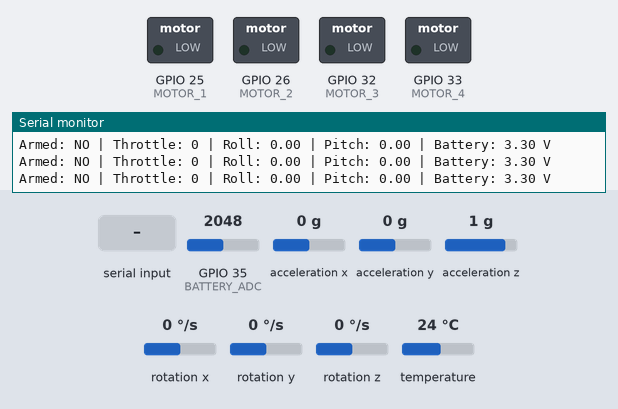
This sketch was run on a simulated ESP32. On the bench: switched loads named in the sketch (green lamp = pin HIGH), the last lines printed to the serial monitor. Inputs (shaded band) come from the test bench; at power-on: acceleration x 0 g, acceleration y 0 g, acceleration z 1 g, GPIO 35 (BATTERY_ADC) = 2048, rotation x 0 °/s, rotation y 0 °/s, rotation z 0 °/s, temperature 24 °C.

Above: at 2.2 s.
2.3 s: "a" received over Serial
3.8 s: "+" received over Serial
At 4.3 s:
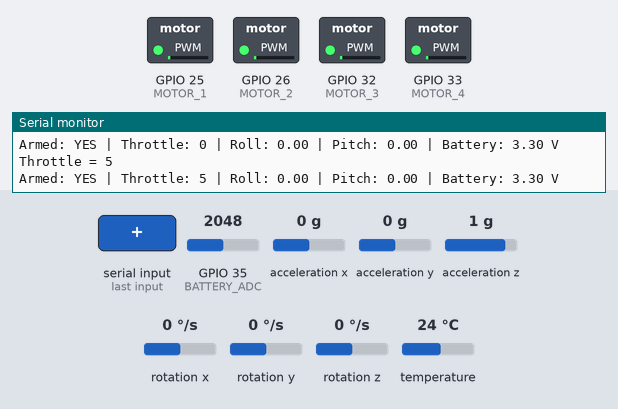
5.3 s: acceleration x set to 0.2 g
At 5.46 s:
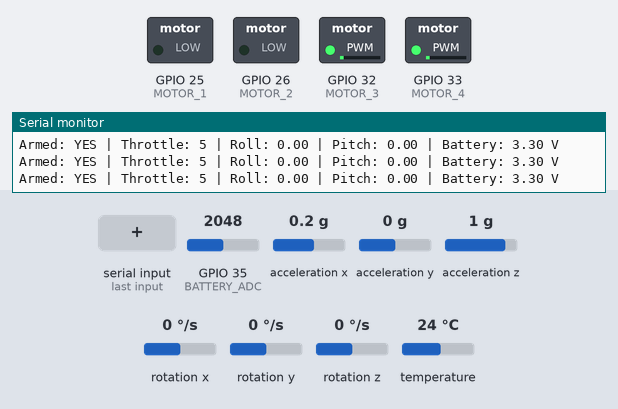
7.1 s: acceleration x set to -0.1 g
At 8.12 s:
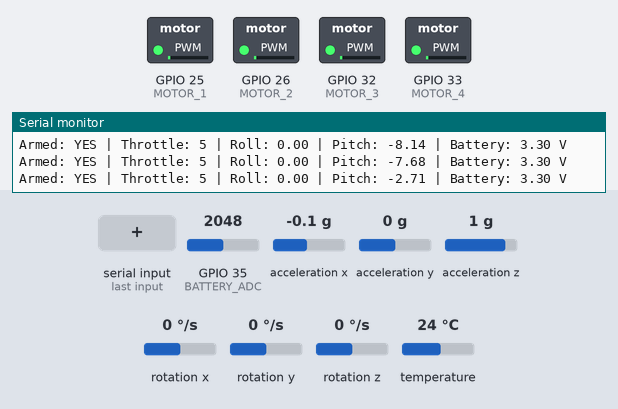
10.2 s: acceleration y set to -1.4 g
At 11.0 s:
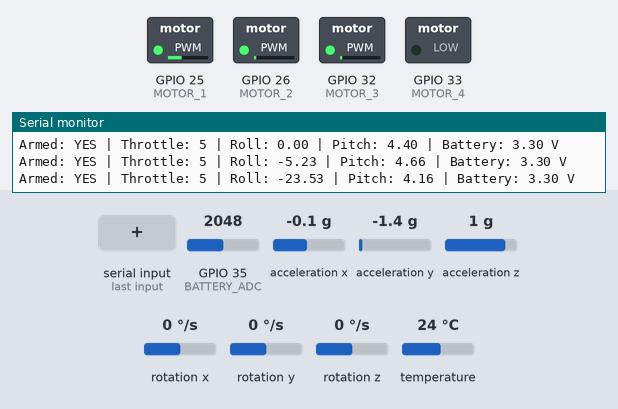
11.7 s: acceleration z set to -1.4 g
At 12.5 s:
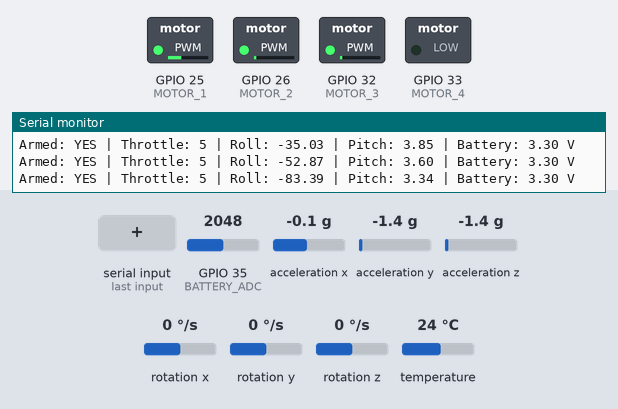
Timing chart, 0 to 15.8 s (numbered marks = the images above; inputs shaded):
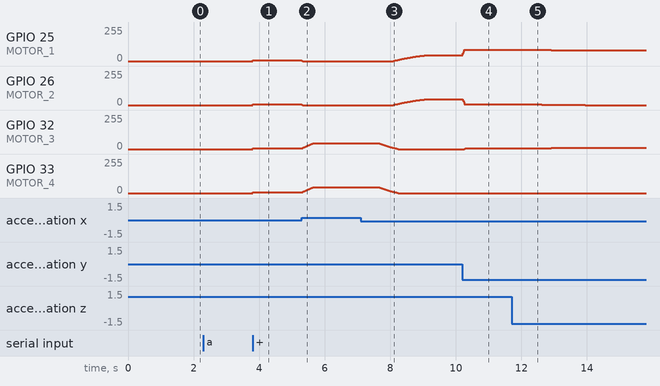

The sketch:

esp32_drone_test.ino
```cpp
#include <Wire.h>
#include <Adafruit_MPU6050.h>
#include <Adafruit_Sensor.h>

// =====================
// Pin setup
// =====================
const int MOTOR_1 = 25;
const int MOTOR_2 = 26;
const int MOTOR_3 = 32;
const int MOTOR_4 = 33;

const int SDA_PIN = 21;
const int SCL_PIN = 22;

const int BATTERY_ADC = 35;

// =====================
// PWM setup
// =====================
const int PWM_FREQ = 20000;      // 20 kHz
const int PWM_RESOLUTION = 8;    // 0-255

// =====================
// MPU6050
// =====================
Adafruit_MPU6050 mpu;

// =====================
// Motor/throttle values
// =====================
int throttle = 0;          // Base motor speed: 0-255
int minThrottle = 0;
int maxThrottle = 220;     // Keep below 255 for testing

// =====================
// Stabilization settings
// Start small. Too high = unstable/crazy motors.
// =====================
float Kp_roll = 12.0;
float Kp_pitch = 12.0;

float targetRoll = 0.0;
float targetPitch = 0.0;

// Complementary filter angle estimate
float rollAngle = 0.0;
float pitchAngle = 0.0;

unsigned long lastTime = 0;

// =====================
// Safety
// =====================
bool motorsArmed = false;

void setup() {
  Serial.begin(115200);
  delay(1000);

  Serial.println();
  Serial.println("ESP32 Drone Test - No Bluetooth");

  // I2C setup
  Wire.begin(SDA_PIN, SCL_PIN);

  // MPU6050 setup
  if (!mpu.begin()) {
    Serial.println("ERROR: MPU6050 not found.");
    Serial.println("Check VCC, GND, SDA, SCL.");
    while (1) {
      delay(500);
    }
  }

  Serial.println("MPU6050 detected.");

  // MPU settings
  mpu.setAccelerometerRange(MPU6050_RANGE_8_G);
  mpu.setGyroRange(MPU6050_RANGE_500_DEG);
  mpu.setFilterBandwidth(MPU6050_BAND_21_HZ);

  // Attach PWM pins
  ledcAttach(MOTOR_1, PWM_FREQ, PWM_RESOLUTION);
  ledcAttach(MOTOR_2, PWM_FREQ, PWM_RESOLUTION);
  ledcAttach(MOTOR_3, PWM_FREQ, PWM_RESOLUTION);
  ledcAttach(MOTOR_4, PWM_FREQ, PWM_RESOLUTION);

  stopMotors();

  lastTime = micros();

  Serial.println("Commands:");
  Serial.println("a = arm motors");
  Serial.println("d = disarm motors");
  Serial.println("+ = increase throttle");
  Serial.println("- = decrease throttle");
  Serial.println("0 = stop");
  Serial.println("1 = low throttle");
  Serial.println("2 = medium throttle");
  Serial.println("3 = higher throttle");
  Serial.println();
  Serial.println("REMOVE PROPELLERS FOR TESTING.");
}

void loop() {
  readSerialCommands();

  // Read IMU
  sensors_event_t accel, gyro, temp;
  mpu.getEvent(&accel, &gyro, &temp);

  // Calculate elapsed time
  unsigned long now = micros();
  float dt = (now - lastTime) / 1000000.0;
  lastTime = now;

  // Avoid weird dt values
  if (dt <= 0 || dt > 0.1) {
    dt = 0.01;
  }

  updateAngles(accel, gyro, dt);

  // Calculate stabilization correction
  float rollError = targetRoll - rollAngle;
  float pitchError = targetPitch - pitchAngle;

  int rollCorrection = (int)(Kp_roll * rollError);
  int pitchCorrection = (int)(Kp_pitch * pitchError);

  // Limit correction so it does not go crazy
  rollCorrection = constrain(rollCorrection, -40, 40);
  pitchCorrection = constrain(pitchCorrection, -40, 40);

  if (motorsArmed && throttle > 0) {
    mixAndWriteMotors(throttle, rollCorrection, pitchCorrection);
  } else {
    stopMotors();
  }

  printDebug();
  delay(20); // ~50 Hz loop for first test
}

// =====================
// Serial commands
// =====================
void readSerialCommands() {
  if (Serial.available()) {
    char cmd = Serial.read();

    if (cmd == 'a') {
      motorsArmed = true;
      throttle = 0;
      Serial.println("Motors ARMED. Use + slowly.");
    }

    else if (cmd == 'd') {
      motorsArmed = false;
      throttle = 0;
      stopMotors();
      Serial.println("Motors DISARMED.");
    }

    else if (cmd == '+') {
      throttle += 5;
      throttle = constrain(throttle, minThrottle, maxThrottle);
    }

    else if (cmd == '-') {
      throttle -= 5;
      throttle = constrain(throttle, minThrottle, maxThrottle);
    }

    else if (cmd == '0') {
      throttle = 0;
      stopMotors();
    }

    else if (cmd == '1') {
      throttle = 80;
    }

    else if (cmd == '2') {
      throttle = 120;
    }

    else if (cmd == '3') {
      throttle = 160;
    }

    Serial.print("Throttle = ");
    Serial.println(throttle);
  }
}

// =====================
// Angle estimation
// =====================
void updateAngles(sensors_event_t accel, sensors_event_t gyro, float dt) {
  // Accelerometer angle estimate in degrees
  float accelRoll = atan2(accel.acceleration.y, accel.acceleration.z) * 180.0 / PI;
  float accelPitch = atan2(-accel.acceleration.x,
                           sqrt(accel.acceleration.y * accel.acceleration.y +
                                accel.acceleration.z * accel.acceleration.z)) * 180.0 / PI;

  // Gyro values are in rad/s from Adafruit library
  float gyroRollRate = gyro.gyro.x * 180.0 / PI;
  float gyroPitchRate = gyro.gyro.y * 180.0 / PI;

  // Complementary filter
  rollAngle = 0.98 * (rollAngle + gyroRollRate * dt) + 0.02 * accelRoll;
  pitchAngle = 0.98 * (pitchAngle + gyroPitchRate * dt) + 0.02 * accelPitch;
}

// =====================
// Motor mixing
// =====================
// Layout assumption:
//
//        FRONT
//
//     M1       M2
//
//     M3       M4
//
//        BACK
//
// If correction acts backwards, swap signs later.
// =====================
void mixAndWriteMotors(int baseThrottle, int rollCorrection, int pitchCorrection) {
  int m1 = baseThrottle - pitchCorrection + rollCorrection;
  int m2 = baseThrottle - pitchCorrection - rollCorrection;
  int m3 = baseThrottle + pitchCorrection + rollCorrection;
  int m4 = baseThrottle + pitchCorrection - rollCorrection;

  m1 = constrain(m1, 0, 255);
  m2 = constrain(m2, 0, 255);
  m3 = constrain(m3, 0, 255);
  m4 = constrain(m4, 0, 255);

  ledcWrite(MOTOR_1, m1);
  ledcWrite(MOTOR_2, m2);
  ledcWrite(MOTOR_3, m3);
  ledcWrite(MOTOR_4, m4);
}

void stopMotors() {
  ledcWrite(MOTOR_1, 0);
  ledcWrite(MOTOR_2, 0);
  ledcWrite(MOTOR_3, 0);
  ledcWrite(MOTOR_4, 0);
}

// =====================
// Battery voltage
// =====================
float readBatteryVoltage() {
  int raw = analogRead(BATTERY_ADC);

  // ESP32 ADC approx conversion.
  // This is not perfectly accurate without calibration.
  float adcVoltage = (raw / 4095.0) * 3.3;

  // Your divider is 100k + 100k, so multiply by 2.
  float batteryVoltage = adcVoltage * 2.0;

  return batteryVoltage;
}

// =====================
// Debug printing
// =====================
void printDebug() {
  static unsigned long lastPrint = 0;

  if (millis() - lastPrint >= 500) {
    lastPrint = millis();

    Serial.print("Armed: ");
    Serial.print(motorsArmed ? "YES" : "NO");

    Serial.print(" | Throttle: ");
    Serial.print(throttle);

    Serial.print(" | Roll: ");
    Serial.print(rollAngle);

    Serial.print(" | Pitch: ");
    Serial.print(pitchAngle);

    Serial.print(" | Battery: ");
    Serial.print(readBatteryVoltage());
    Serial.println(" V");
  }
}
```

Measured:
- after the input at 3.8 s, GPIO 25 (MOTOR_1), GPIO 26 (MOTOR_2), GPIO 32 (MOTOR_3), GPIO 33 (MOTOR_4): 0/255 → 5/255 at once
- after the input at 5.3 s, GPIO 25 (MOTOR_1), GPIO 26 (MOTOR_2): 5/255 → 0/255 at once; GPIO 32 (MOTOR_3), GPIO 33 (MOTOR_4): moves from 5/255 to 45/255 over 0.38 s, starting at once
- after the input at 7.1 s, GPIO 25 (MOTOR_1), GPIO 26 (MOTOR_2): moves from 0/255 to 45/255 over 1.1 s, starting after 0.99 s; GPIO 32 (MOTOR_3), GPIO 33 (MOTOR_4): moves from 45/255 to 0/255 over 0.58 s, starting after 0.56 s
- after the input at 10.2 s, GPIO 25 (MOTOR_1): 45/255 → 85/255 at once; GPIO 26 (MOTOR_2): 45/255 → 5/255 at once; GPIO 32 (MOTOR_3): 0/255 → 5/255 after 0.06 s
- after the input at 11.7 s, GPIO 25 (MOTOR_1): moves from 85/255 to 79/255 over 3.2 s, starting after 0.69 s; GPIO 26 (MOTOR_2): moves from 5/255 to 0/255 over 1.5 s, starting after 0.69 s; GPIO 32 (MOTOR_3): moves from 5/255 to 11/255 over 3.2 s, starting after 0.69 s
